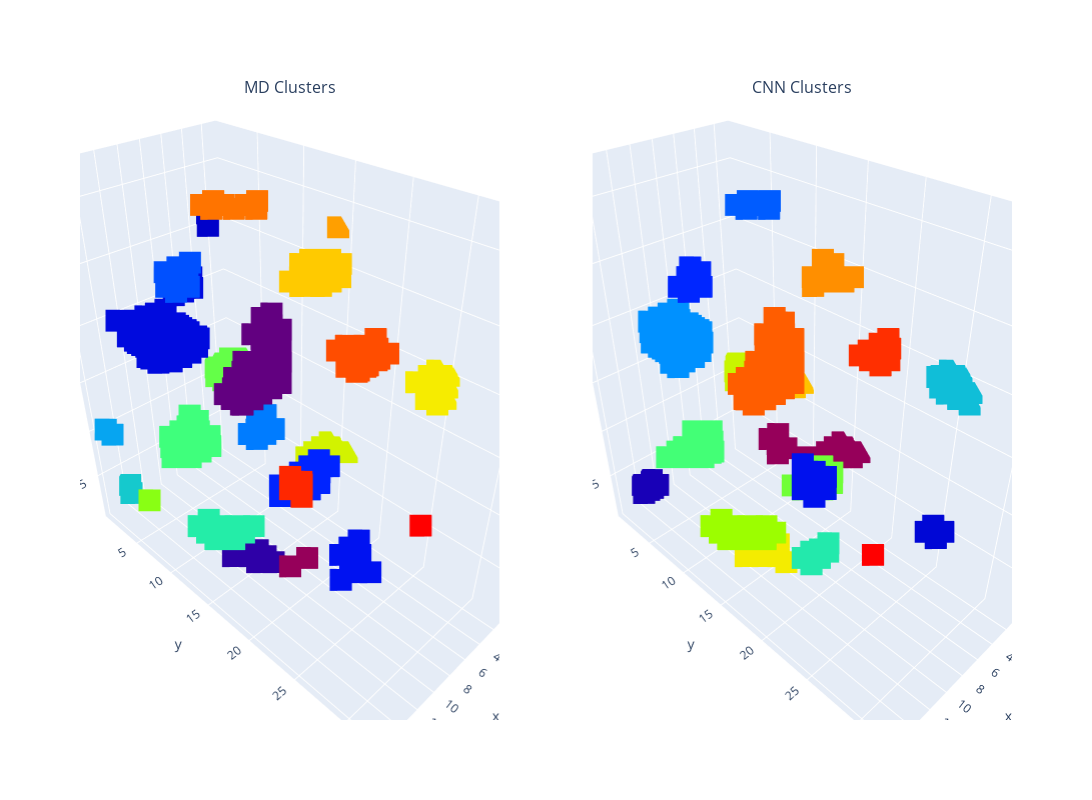

The notebook cell saved with this chart:
### Code cell
plot_clusters(md_1,pred_1)

### Figure 1 — Plotly figure (JSON) as saved in the notebook; plotly's stock layout.template omitted (floating-point values rounded to 4 significant figures; data arrays with more than 128 entries replaced by an {"elided": "..."} marker saying what was removed)
{"data": [{"hovertemplate": "Cluster ID: %{marker.color:.2f}<extra></extra>", "marker": {"color": {"elided": "324 int values"}, "colorscale": [[0, "rgb(150,0,90)"], [0.125, "rgb(0,0,200)"], [0.25, "rgb(0,25,255)"], [0.375, "rgb(0,152,255)"], [0.5, "rgb(44,255,150)"], [0.625, "rgb(151,255,0)"], [0.75, "rgb(255,234,0)"], [0.875, "rgb(255,111,0)"], [1, "rgb(255,0,0)"]], "symbol": "square"}, "mode": "markers", "scene": "scene", "showlegend": false, "type": "scatter3d", "x": {"elided": "324 int values"}, "y": {"elided": "324 int values"}, "z": {"elided": "324 int values"}}, {"hovertemplate": "Cluster ID: %{marker.color:.2f}<extra></extra>", "marker": {"color": {"elided": "267 int values"}, "colorscale": [[0, "rgb(150,0,90)"], [0.125, "rgb(0,0,200)"], [0.25, "rgb(0,25,255)"], [0.375, "rgb(0,152,255)"], [0.5, "rgb(44,255,150)"], [0.625, "rgb(151,255,0)"], [0.75, "rgb(255,234,0)"], [0.875, "rgb(255,111,0)"], [1, "rgb(255,0,0)"]], "symbol": "square"}, "mode": "markers", "scene": "scene2", "showlegend": false, "type": "scatter3d", "x": {"elided": "267 int values"}, "y": {"elided": "267 int values"}, "z": {"elided": "267 int values"}}], "layout": {"annotations": [{"font": {"size": 16}, "showarrow": false, "text": "MD Clusters", "x": 0.225, "xanchor": "center", "xref": "paper", "y": 1, "yanchor": "bottom", "yref": "paper"}, {"font": {"size": 16}, "showarrow": false, "text": "CNN Clusters", "x": 0.775, "xanchor": "center", "xref": "paper", "y": 1, "yanchor": "bottom", "yref": "paper"}], "autosize": false, "height": 800, "scene": {"domain": {"x": [0, 0.45], "y": [0, 1]}}, "scene2": {"domain": {"x": [0.55, 1], "y": [0, 1]}}, "width": 1200}}
